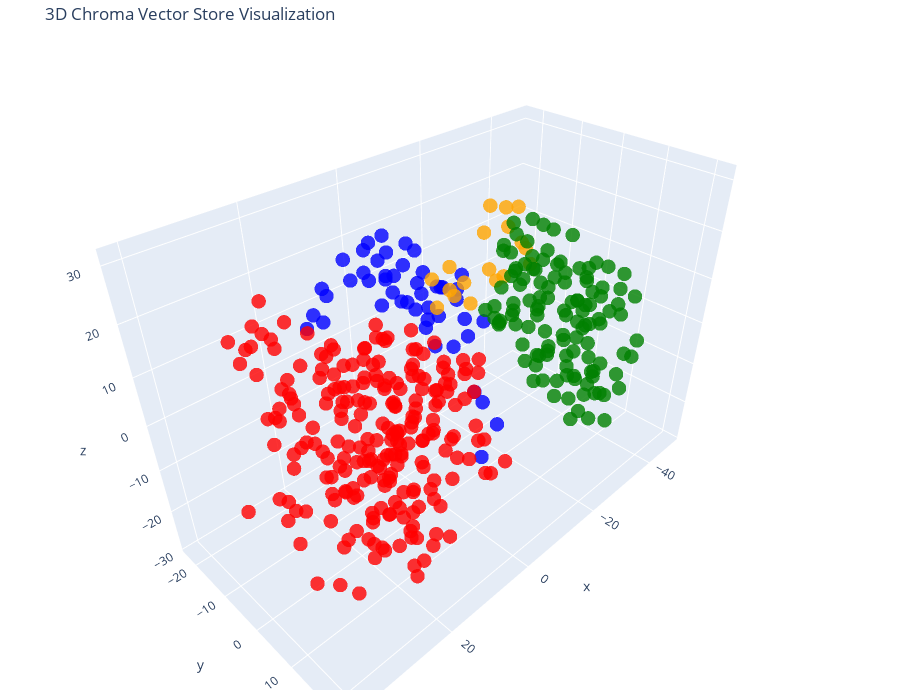

Here is the notebook cell this chart was saved with:
### Code cell
# Let's try 3D!

tsne = TSNE(n_components=3, random_state=42)
reduced_vectors = tsne.fit_transform(vectors)

# Create the 3D scatter plot
fig = go.Figure(
    data=[
        go.Scatter3d(
            x=reduced_vectors[:, 0],
            y=reduced_vectors[:, 1],
            z=reduced_vectors[:, 2],
            mode="markers",
            marker=dict(size=5, color=colors, opacity=0.8),
            text=[
                f"Type: {t}<br>Text: {d[:100]}..." for t, d in zip(doc_types, documents)
            ],
            hoverinfo="text",
        )
    ]
)

fig.update_layout(
    title="3D Chroma Vector Store Visualization",
    scene=dict(xaxis_title="x", yaxis_title="y", zaxis_title="z"),
    width=900,
    height=700,
    margin=dict(r=10, b=10, l=10, t=40),
)

### Figure 1 — Plotly figure (JSON) as saved in the notebook; plotly's stock layout.template omitted (floating-point values rounded to 4 significant figures; data arrays with more than 128 entries replaced by an {"elided": "..."} marker saying what was removed)
{"data": [{"hoverinfo": "text", "marker": {"color": {"elided": "413 str values"}, "opacity": 0.8, "size": 5}, "mode": "markers", "text": {"elided": "413 str values"}, "type": "scatter3d", "x": {"elided": "413 float values"}, "y": {"elided": "413 float values"}, "z": {"elided": "413 float values"}}], "layout": {"height": 700, "margin": {"b": 10, "l": 10, "r": 10, "t": 40}, "scene": {"xaxis": {"title": {"text": "x"}}, "yaxis": {"title": {"text": "y"}}, "zaxis": {"title": {"text": "z"}}}, "title": {"text": "3D Chroma Vector Store Visualization"}, "width": 900}}
